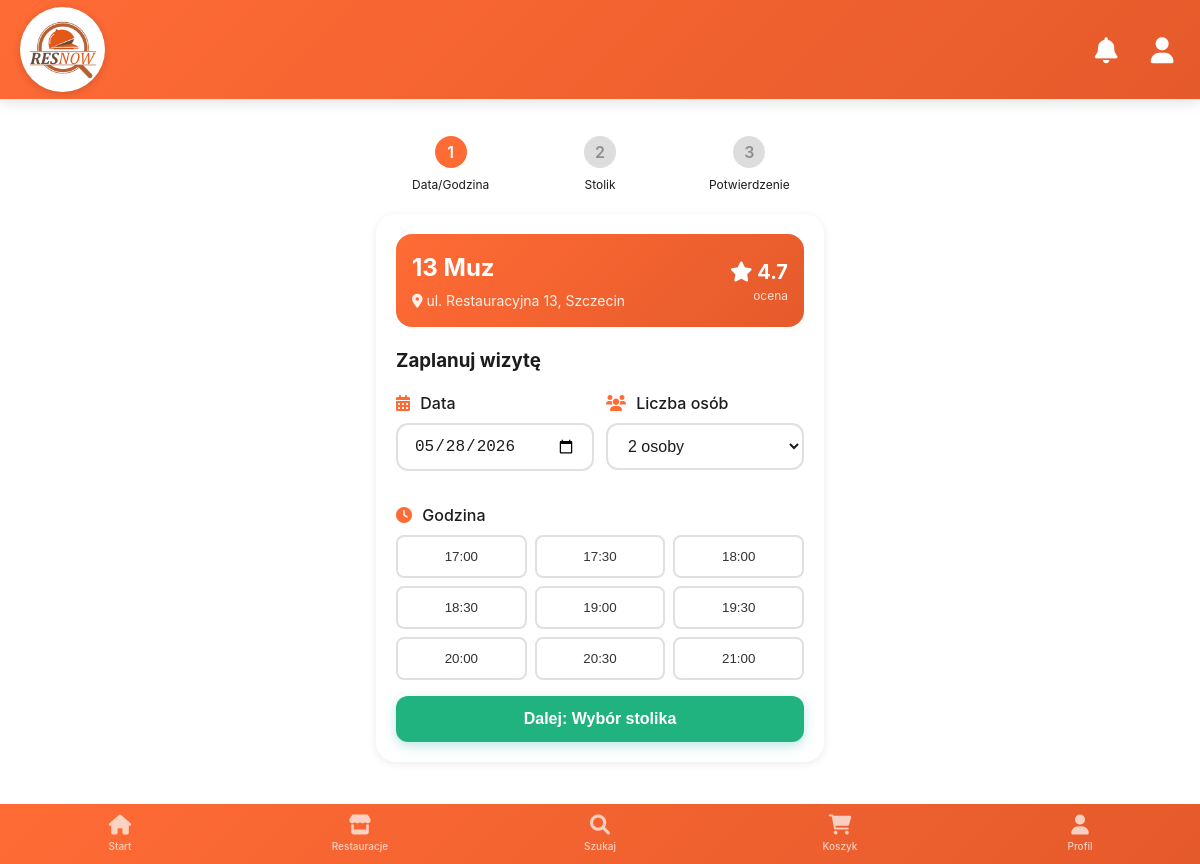
/client/reservation/1 (signed in), run on the app's committed database.
### models.py (models this page shows, shortened)
class Restaurant(db.Model):
    __tablename__ = 'restaurants'
    id = db.Column(db.Integer, primary_key=True)
    name = db.Column(db.String(100), nullable=False)
    address = db.Column(db.String(200))
    cuisine = db.Column(db.String(100))
    rating = db.Column(db.Float)
    delivery = db.Column(db.Boolean, default=False)
    reservation = db.Column(db.Boolean, default=True)
    opening_hours = db.Column(db.String(50))
    delivery_time = db.Column(db.String(50))

### app.py (the view)
@app.route('/client/reservation/<int:restaurant_id>')
@login_required
def client_reservation(restaurant_id):
    if session.get('role') != 'client':
        flash('Brak dostępu', 'danger')
        return redirect(url_for('login'))
    restaurant = Restaurant.query.get(restaurant_id)
    tables = get_tables_for_restaurant(restaurant_id)
    if not restaurant:
        flash('Restauracja nie znaleziona', 'danger')
        return redirect(url_for('client_restaurants'))
    tables_data = []
    for table in tables:
        tables_data.append({
            'id': table.id,
            'number': table.number,
            'seats': table.seats,
            'status': table.status,
            'shape': table.shape,
            'width': table.width,
            'height': table.height,
            'radius': table.radius,
            'x': table.x,
            'y': table.y,
            'rotation': table.rotation,
            'location': table.location
        })
    return render_template('client/reservation_mobile.html',
                           restaurant=restaurant,
                           tables=tables_data,
                           now=datetime.now()
                           )

### app.py (called while the page is built)
@app.context_processor
def inject_now():
    return {'now': datetime.now()}

def get_tables_for_restaurant(restaurant_id):
    return Table.query.filter_by(restaurant_id=restaurant_id).all()

def login_required(f):
    @wraps(f)
    def decorated_function(*args, **kwargs):
        if 'user_id' not in session:
            flash('Proszę się zalogować', 'warning')
            return redirect(url_for('login'))
        return f(*args, **kwargs)
    return decorated_function

### templates/client/reservation_mobile.html (shortened to what this page needs)
{% extends "mobile_layout.html" %}
{% block content %}
<div class="mobile-container">
    <div class="reservation-steps">
        <div class="step active" id="step1">
            <div class="step-number">1</div>
            <div style="font-size: 12px;">Data/Godzina</div>
        </div>
        <div class="step" id="step2">
            <div class="step-number">2</div>
            <div style="font-size: 12px;">Stolik</div>
        </div>
        <div class="step" id="step3">
            <div class="step-number">3</div>
            <div style="font-size: 12px;">Potwierdzenie</div>
        </div>
    </div>
    <div id="step1Content" class="mobile-card">
<div class="restaurant-header-bg" style="display: flex; justify-content: space-between; align-items: center;">
    <div>
        <h2 style="margin: 0;">{{ restaurant.name }}</h2>
        <div class="address">
            <i class="fas fa-map-marker-alt"></i> {{ restaurant.address }}
        </div>
    </div>
    <div class="rating">
        <div class="rating-value">
            <i class="fas fa-star"></i> {{ restaurant.rating }}
        </div>
        <div class="rating-label">ocena</div>
    </div>
</div>
        <h3 style="margin-bottom: 16px;">Zaplanuj wizytę</h3>
        <div class="datetime-picker">
    <div class="form-group">
        <label class="form-label">
            <i class="fas fa-calendar-alt" style="color: var(--primary-orange); margin-right: 6px;"></i>
            Data
        </label>
        <input type="date" class="form-control" id="reservationDate" min="{{ now.strftime('%Y-%m-%d') }}" value="{{ now.strftime('%Y-%m-%d') }}">
    </div>
    <div class="form-group">
        <label class="form-label">
            <i class="fas fa-users" style="color: var(--primary-orange); margin-right: 6px;"></i>
            Liczba osób
        </label>
        <select class="form-control" id="peopleCount">
            <option value="2" selected>2 osoby</option>
        </select>
    </div>
</div>
<div class="form-group">
    <label class="form-label">
        <i class="fas fa-clock" style="color: var(--primary-orange); margin-right: 6px;"></i>
        Godzina
    </label>
    <div class="time-slots">
        <button class="time-slot" onclick="selectTime('17:00')">17:00</button>
        <button class="time-slot" onclick="selectTime('17:30')">17:30</button>
        <button class="time-slot" onclick="selectTime('18:00')">18:00</button>
        <button class="time-slot" onclick="selectTime('18:30')">18:30</button>
        <button class="time-slot" onclick="selectTime('19:00')">19:00</button>
        <button class="time-slot" onclick="selectTime('19:30')">19:30</button>
        <button class="time-slot" onclick="selectTime('20:00')">20:00</button>
        <button class="time-slot" onclick="selectTime('20:30')">20:30</button>
        <button class="time-slot" onclick="selectTime('21:00')">21:00</button>
    </div>
</div>
        <button class="btn-mobile btn-primary" onclick="goToStep2()">
            Dalej: Wybór stolika
        </button>
    </div>
</div>
{% endblock %}

### static/css/mobile.css (style rules this page uses)
:root { --primary-orange: #FF6B35; --primary-orange-light: #FF8C42; --primary-orange-dark: #E55A2B; --white: #FFFFFF; --light-gray: #F5F5F7; --gray: #8E8E93; --dark-gray: #636366; --dark: #1C1C1E; --black: #000000; --success: #34C759; --warning: #FF9500; --danger: #FF3B30; --info: #007AFF; --background: #FFFFFF; --card-background: #FFFFFF; --shadow: 0 2px 10px rgba(0, 0, 0, 0.08); --shadow-heavy: 0 4px 20px rgba(0, 0, 0, 0.15); --radius-sm: 8px; --radius-md: 12px; --radius-lg: 16px; --radius-xl: 24px; --spacing-xs: 4px; --spacing-sm: 8px; --spacing-md: 16px; --spacing-lg: 24px; --spacing-xl: 32px; }
* { margin: 0; padding: 0; box-sizing: border-box; }
body { font-family: -apple-system, BlinkMacSystemFont, 'Segoe UI', Roboto, Oxygen, Ubuntu, Cantarell, sans-serif; background-color: var(--background); color: var(--dark); line-height: 1.5; -webkit-font-smoothing: antialiased; -moz-osx-font-smoothing: grayscale; }
.mobile-container { max-width: 480px; margin: 0 auto; padding: 16px; }
.mobile-card { background-color: var(--card-background); border-radius: var(--radius-lg); padding: var(--spacing-md); margin-bottom: var(--spacing-md); box-shadow: var(--shadow); }
.btn-primary { background-color: var(--primary-orange); color: white; }
.btn-mobile { display: block; width: 100%; padding: 14px; border-radius: var(--radius-md); border: none; background-color: var(--primary-orange); color: white; font-size: 16px; font-weight: 600; text-align: center; text-decoration: none; cursor: pointer; margin-top: 16px; }
.form-group { margin-bottom: 16px; }
.form-label { display: block; margin-bottom: 8px; font-weight: 500; color: var(--dark); }
.form-control { width: 100%; padding: 12px 16px; border: 1px solid #C7C7CC; border-radius: var(--radius-md); font-size: 16px; background-color: var(--white); color: var(--dark); }
.reservation-steps { display: flex !important; flex-direction: row !important; justify-content: space-between !important; align-items: center !important; }
.step { flex: 1 !important; text-align: center !important; }

### data on the page
Restaurant: name "13 Muz", address "ul. Restauracyjna 13, Szczecin", rating "4.7"
